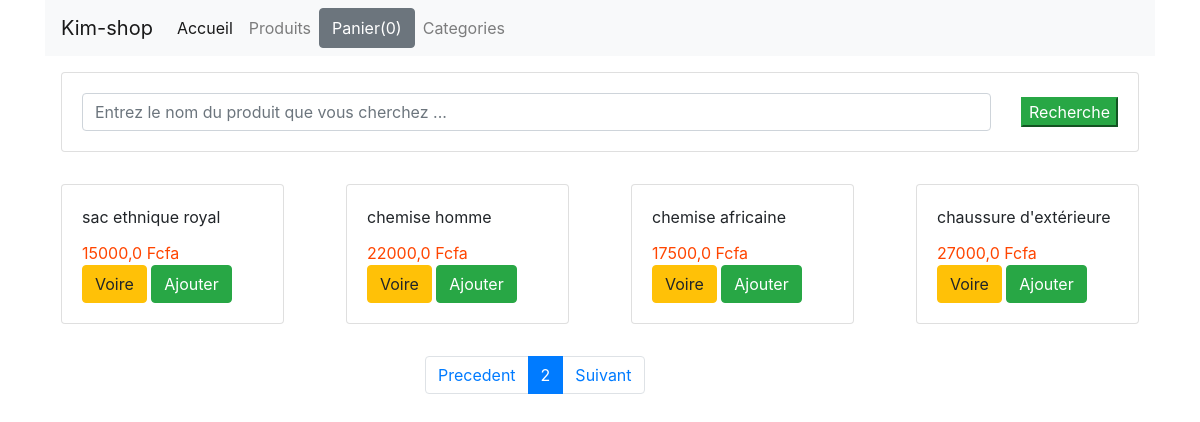
Screenshot of /?page=2 with the database file from the repository.
### shop/models.py (models this page shows, shortened)
class Product(models.Model):
    title = models.CharField(max_length=200)
    price = models.FloatField()
    description = models.TextField()
    category = models.ForeignKey(Category,related_name='categorie',on_delete=models.CASCADE)
    image = models.CharField(max_length=5000)
    date_added = models.DateTimeField(auto_now=True)
    class Meta:
        ordering = ['-date_added']

### shop/views.py (the view)
# urls.py: path('',index, name='home'),
def index(request):
    product_object = Product.objects.all()
    item_name = request.GET.get('item-name')
    if item_name !='' and item_name is not None:
        product_object= Product.objects.filter(title__icontains=item_name)
    Paginators=  Paginator(product_object,4)
    page= request.GET.get('page')
    product_object= Paginators.get_page(page)
    return render(request,'shop/index.html',{'product_object':product_object})

### shop/templates/shop/index.html (shortened to what this page needs)
{% extends "shop/base.html"%}
{% block content %}
    <div class="row">
        <div class="col-md-12">
            <form action="#" class="card  m-3 card-sm">
                <div class="card-body row no-guetters align-items-center">
                    <div class="col">
                        <input type="search" placeholder="Entrez le nom du produit que vous cherchez ..." name="item-name" class="form-control   form-control-borderless ">
                </div>
                <div class="col-auto">
                    <button type="submit" class="btn-success">Recherche</button>
                </div>
                </div>
            </form>
        </div>
    </div>
    <div class="row">
        {% for product in  product_object %}
        <div class="col-md-3">
            <div class="card m-3  ">
                <div class="card-body">
                    <div id="aa{{ product.id }}" class="card-title">{{product.title}}</div>
                    <div id="price{{product.id}}" style="color:orangered" class="card-text">{{product.price}} Fcfa</div>
                    <a href="{{product.id}}" class="btn btn-warning">Voire</a>
                    <button id="{{product.id}}" class="btn ted  btn-success">Ajouter</button>
                </div>
            </div>
        </div>
        {% endfor %}
    </div>
    <div class="row mt-3">
        <div class="col-md-3 offset-md-4">
            <ul class="pagination">
                {% if product_object.has_previous %}
                <li class="page-item">
                   <a class="page-link" href="?page={{ product_object.previous_page_number }}">Precedent</a>
                </li>
                {% endif %}
                <li class="page-item active">
                    <a class="page-link" href="?page={{ product_object.number }}">{{product_object.number }}</a>
                </li>
                {% if product_object.has_next %}
                <li class="page-item" >
                    <a class="page-link" href="?page={{ product_object.next_page_number }}">Suivant</a>
                </li>
                {% endif %}
            </ul>
        </div>
    </div>
{% endblock %}

### shop/static/css/main.css (style rules this page uses)
body { background-color: blue; }

### rows the page displays
Product: title "sac ethnique royal", price "15000,0"
Product: title "chemise homme", price "22000,0"
Product: title "chemise africaine", price "17500,0"
Product: title "chaussure d'extérieure", price "27000,0"

### other values shown
{{ product_object.number }} "2"
